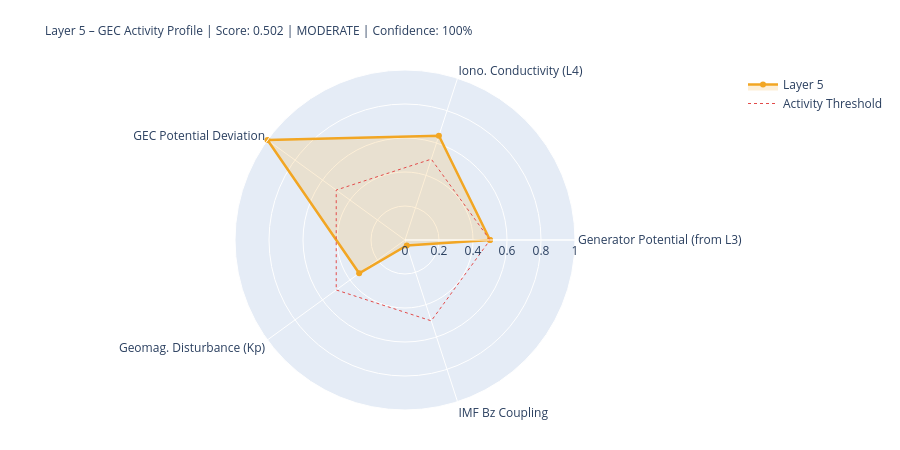

The notebook cell this image was saved under:
### Markdown cell above
---
## 5. State Assessment & Handoff to Layer 6

### Code cell
# ============================================================
# LAYER-5-SCORE
# ============================================================

# Components
# 1) Generator activity (Layer-3-driven)
gen_score = norm(generator_strength, 0.3, 2.0)
gen_src   = 'from_layer3' if l3_thunder_score is not None else 'estimated'

# 2) Ionospheric conductivity (Layer-4-driven)
iono_score = norm(iono_cond_factor, 0.7, 1.4)
iono_src   = 'from_layer4' if l4_ioniz is not None else 'estimated'

# 3) GEC potential deviation from reference
pot_score = norm(abs(delta_V_pct), 0, 30)  # 0 = at reference, 1 = 30% deviation
pot_src   = 'derived'

# 4) Geomagnetic disturbance (Kp) – modulates vertical currents
kp_score = norm(kp_val, 0, 9)
kp_src   = 'primary' if kp_now is not None else 'from_layer4'

# 5) IMF Bz coupling (southward = stronger M-I coupling → GEC influence)
bz_score = norm(-(bz_now or 0), -5, 30) if bz_now is not None else None
bz_src   = 'primary' if bz_now is not None else 'missing'

COMPONENTS = {
    'Generator Potential (from L3)':  {'score': gen_score,   'source': 'derived_from_layer3', 'dynamic': True},
    'Iono. Conductivity (L4)':      {'score': iono_score,  'source': iono_src, 'dynamic': True},
    'GEC Potential Deviation':      {'score': pot_score,   'source': pot_src,  'dynamic': True},
    'Geomag. Disturbance (Kp)':         {'score': kp_score,    'source': kp_src,   'dynamic': True},
    'IMF Bz Coupling':               {'score': bz_score,    'source': bz_src,   'dynamic': True},
}

available   = {k: v['score'] for k, v in COMPONENTS.items() if v['score'] is not None}
unavailable = [k for k, v in COMPONENTS.items() if v['score'] is None]
layer5_score = round(sum(available.values()) / len(available), 4) if available else None
confidence   = round(len(available) / len(COMPONENTS), 2)
level = ('unknown' if layer5_score is None
         else 'quiet'   if layer5_score < 0.3
         else 'moderate' if layer5_score < 0.6
         else 'active')
dominant_l5 = max(available, key=available.get) if available else 'none'

# Kp consistency: separate 1-min raw value from score value
kp_1m_raw   = kp_now          # directly from API (can be 0.0 during live measurement)
kp_for_score = kp_val          # from Layer-0 context or estimated value if needed
kp_score_src = kp_src

W = 68
print('=' * W)
print('LAYER 5 – GLOBAL ELECTRIC CIRCUIT – STATE ASSESSMENT')
print('=' * W)
for name, comp in COMPONENTS.items():
    s = comp['score']
    if s is not None:
        bar = '█' * int(s*20) + '░' * (20-int(s*20))
        print(f'  {name:<34} {bar}  {s:.3f}  [{comp["source"]}]')
    else:
        print(f'  {name:<34} {"─"*20}  n/a   [missing]')
print('-' * W)
print(f'  Score:         {layer5_score:.3f}  ({len(available)}/{len(COMPONENTS)} components)')
print(f'  Confidence:    {confidence:.0%}')
print(f'  Level:         {level.upper()}')
print(f'  Dominant:      {dominant_l5}')
print(f'  V_iono:        {V_iono_mod:.1f} kV  (Δ {delta_V_pct:+.1f}% vs. Ref)')
print(f'  I_total:       {I_total_mod:.1f} A   (Δ {delta_I_pct:+.1f}% vs. Ref)')
print('=' * W)

# Radar
cats   = list(available.keys())
vals_r = list(available.values())
if len(cats) >= 3:
    fig = go.Figure()
    fig.add_trace(go.Scatterpolar(
        r=vals_r + [vals_r[0]], theta=cats + [cats[0]],
        fill='toself', fillcolor='rgba(242,166,35,0.18)',
        line=dict(color='#F2A623', width=2.5), name='Layer 5'
    ))
    fig.add_trace(go.Scatterpolar(
        r=[0.5]*(len(cats)+1), theta=cats+[cats[0]],
        line=dict(color='#E24B4A', dash='dot', width=1),
        mode='lines', name='Activity Threshold'
    ))
    fig.update_layout(
        title=dict(
            text=f'Layer 5 – GEC Activity Profile | Score: {layer5_score:.3f} | {level.upper()} | Confidence: {confidence:.0%}',
            font=dict(size=12)
        ),
        polar=dict(radialaxis=dict(visible=True, range=[0,1])),
        height=450, showlegend=True,
        margin=dict(l=80, r=80, t=70, b=40)
    )
    fig.show()

### Figure 1 — Plotly figure (JSON) as saved in the notebook; plotly's stock layout.template omitted (floating-point values rounded to 4 significant figures)
{"data": [{"fill": "toself", "fillcolor": "rgba(242,166,35,0.18)", "line": {"color": "#F2A623", "width": 2.5}, "name": "Layer 5", "r": [0.5, 0.6454, 1.0, 0.3333, 0.034, 0.5], "theta": ["Generator Potential (from L3)", "Iono. Conductivity (L4)", "GEC Potential Deviation", "Geomag. Disturbance (Kp)", "IMF Bz Coupling", "Generator Potential (from L3)"], "type": "scatterpolar"}, {"line": {"color": "#E24B4A", "dash": "dot", "width": 1}, "mode": "lines", "name": "Activity Threshold", "r": [0.5, 0.5, 0.5, 0.5, 0.5, 0.5], "theta": ["Generator Potential (from L3)", "Iono. Conductivity (L4)", "GEC Potential Deviation", "Geomag. Disturbance (Kp)", "IMF Bz Coupling", "Generator Potential (from L3)"], "type": "scatterpolar"}], "layout": {"height": 450, "margin": {"b": 40, "l": 80, "r": 80, "t": 70}, "polar": {"radialaxis": {"range": [0, 1], "visible": true}}, "showlegend": true, "title": {"font": {"size": 12}, "text": "Layer 5 – GEC Activity Profile | Score: 0.502 | MODERATE | Confidence: 100%"}}}
